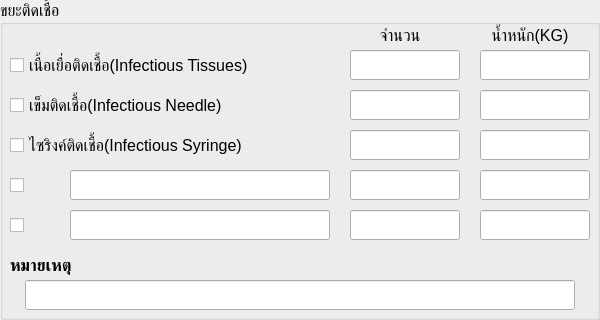
  <widget class="QGroupBox" name="gb_infectious">
   <property name="geometry">
    <rect>
     <x>20</x>
     <y>560</y>
     <width>600</width>
     <height>320</height>
    </rect>
   </property>
   <property name="font">
    <font>
     <pointsize>12</pointsize>
    </font>
   </property>
   <property name="title">
    <string>ขยะติดเชื้อ</string>
   </property>
   <widget class="QLabel" name="lb_inf_qty">
    <property name="geometry">
     <rect>
      <x>350</x>
      <y>20</y>
      <width>100</width>
      <height>30</height>
     </rect>
    </property>
    <property name="text">
     <string>จำนวน</string>
    </property>
    <property name="alignment">
     <set>Qt::AlignmentFlag::AlignCenter</set>
    </property>
   </widget>
   <widget class="QLabel" name="lb_inf_weight">
    <property name="geometry">
     <rect>
      <x>480</x>
      <y>20</y>
      <width>100</width>
      <height>30</height>
     </rect>
    </property>
    <property name="text">
     <string>น้ำหนัก(KG)</string>
    </property>
    <property name="alignment">
     <set>Qt::AlignmentFlag::AlignCenter</set>
    </property>
   </widget>
   <widget class="QCheckBox" name="cb_tissues">
    <property name="geometry">
     <rect>
      <x>10</x>
      <y>50</y>
      <width>330</width>
      <height>30</height>
     </rect>
    </property>
    <property name="text">
     <string>เนื้อเยื่อติดเชื้อ(Infectious Tissues)</string>
    </property>
   </widget>
   <widget class="QLineEdit" name="le_tissues_qty">
    <property name="geometry">
     <rect>
      <x>350</x>
      <y>50</y>
      <width>110</width>
      <height>30</height>
     </rect>
    </property>
   </widget>
   <widget class="QLineEdit" name="le_tissues_w">
    <property name="geometry">
     <rect>
      <x>480</x>
      <y>50</y>
      <width>110</width>
      <height>30</height>
     </rect>
    </property>
   </widget>
   <widget class="QCheckBox" name="cb_needle">
    <property name="geometry">
     <rect>
      <x>10</x>
      <y>90</y>
      <width>330</width>
      <height>30</height>
     </rect>
    </property>
    <property name="text">
     <string>เข็มติดเชื้อ(Infectious Needle)</string>
    </property>
   </widget>
   <widget class="QLineEdit" name="le_needle_qty">
    <property name="geometry">
     <rect>
      <x>350</x>
      <y>90</y>
      <width>110</width>
      <height>30</height>
     </rect>
    </property>
   </widget>
   <widget class="QLineEdit" name="le_needle_w">
    <property name="geometry">
     <rect>
      <x>480</x>
      <y>90</y>
      <width>110</width>
      <height>30</height>
     </rect>
    </property>
   </widget>
   <widget class="QCheckBox" name="cb_syringe">
    <property name="geometry">
     <rect>
      <x>10</x>
      <y>130</y>
      <width>330</width>
      <height>30</height>
     </rect>
    </property>
    <property name="text">
     <string>ไซริงค์ติดเชื้อ(Infectious Syringe)</string>
    </property>
   </widget>
   <widget class="QLineEdit" name="le_syringe_qty">
    <property name="geometry">
     <rect>
      <x>350</x>
      <y>130</y>
      <width>110</width>
      <height>30</height>
     </rect>
    </property>
   </widget>
   <widget class="QLineEdit" name="le_syringe_w">
    <property name="geometry">
     <rect>
      <x>480</x>
      <y>130</y>
      <width>110</width>
      <height>30</height>
     </rect>
    </property>
   </widget>
   <widget class="QCheckBox" name="cb_inf_other1">
    <property name="geometry">
     <rect>
      <x>10</x>
      <y>170</y>
      <width>20</width>
      <height>30</height>
     </rect>
    </property>
    <property name="text">
     <string/>
    </property>
   </widget>
   <widget class="QLineEdit" name="le_inf_other1_name">
    <property name="geometry">
     <rect>
      <x>70</x>
      <y>170</y>
      <width>260</width>
      <height>30</height>
     </rect>
    </property>
    <property name="minimumSize">
     <size>
      <width>260</width>
      <height>30</height>
     </size>
    </property>
    <property name="maximumSize">
     <size>
      <width>260</width>
      <height>30</height>
     </size>
    </property>
   </widget>
   <widget class="QLineEdit" name="le_inf_other1_qty">
    <property name="geometry">
     <rect>
      <x>350</x>
      <y>170</y>
      <width>110</width>
      <height>30</height>
     </rect>
    </property>
   </widget>
   <widget class="QLineEdit" name="le_inf_other1_w">
    <property name="geometry">
     <rect>
      <x>480</x>
      <y>170</y>
      <width>110</width>
      <height>30</height>
     </rect>
    </property>
   </widget>
   <widget class="QCheckBox" name="cb_inf_other2">
    <property name="geometry">
     <rect>
      <x>10</x>
      <y>210</y>
      <width>20</width>
      <height>30</height>
     </rect>
    </property>
    <property name="text">
     <string/>
    </property>
   </widget>
   <widget class="QLineEdit" name="le_inf_other2_name">
    <property name="geometry">
     <rect>
      <x>70</x>
      <y>210</y>
      <width>260</width>
      <height>30</height>
     </rect>
    </property>
    <property name="minimumSize">
     <size>
      <width>260</width>
      <height>30</height>
     </size>
    </property>
    <property name="maximumSize">
     <size>
      <width>260</width>
      <height>30</height>
     </size>
    </property>
   </widget>
   <widget class="QLineEdit" name="le_inf_other2_qty">
    <property name="geometry">
     <rect>
      <x>350</x>
      <y>210</y>
      <width>110</width>
      <height>30</height>
     </rect>
    </property>
   </widget>
   <widget class="QLineEdit" name="le_inf_other2_w">
    <property name="geometry">
     <rect>
      <x>480</x>
      <y>210</y>
      <width>110</width>
      <height>30</height>
     </rect>
    </property>
   </widget>
   <widget class="QLabel" name="lb_inf_remark">
    <property name="geometry">
     <rect>
      <x>10</x>
      <y>250</y>
      <width>100</width>
      <height>30</height>
     </rect>
    </property>
    <property name="font">
     <font>
      <pointsize>12</pointsize>
      <bold>true</bold>
     </font>
    </property>
    <property name="text">
     <string>หมายเหตุ</string>
    </property>
   </widget>
   <widget class="QLineEdit" name="le_inf_remark">
    <property name="geometry">
     <rect>
      <x>25</x>
      <y>280</y>
      <width>550</width>
      <height>30</height>
     </rect>
    </property>
    <property name="minimumSize">
     <size>
      <width>550</width>
      <height>30</height>
     </size>
    </property>
    <property name="maximumSize">
     <size>
      <width>550</width>
      <height>30</height>
     </size>
    </property>
   </widget>
  </widget>
